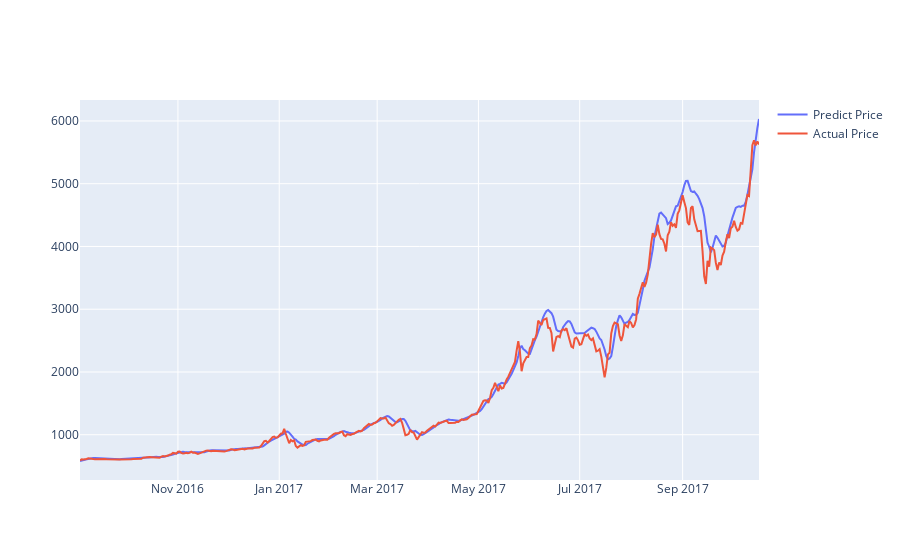

Here is the notebook cell this chart was saved with:
### Markdown cell above
#### Plot predicted and actual line graph with X=dates, Y=USD

### Code cell
actual_chart = go.Scatter(x=predictDates, y=testY_reshape, name= 'Actual Price')
predict_chart = go.Scatter(x=predictDates, y=yhat_reshape, name= 'Predict Price')
py.iplot([predict_chart, actual_chart])

### Figure 1 — Plotly figure (JSON) as saved in the notebook; plotly's stock layout.template omitted (floating-point values rounded to 4 significant figures; data arrays with more than 128 entries replaced by an {"elided": "..."} marker saying what was removed)
{"data": [{"name": "Predict Price", "type": "scatter", "x": {"elided": "410 str values"}, "y": {"elided": "410 float values"}}, {"name": "Actual Price", "type": "scatter", "x": {"elided": "410 str values"}, "y": {"elided": "410 float values"}}], "layout": {}}
